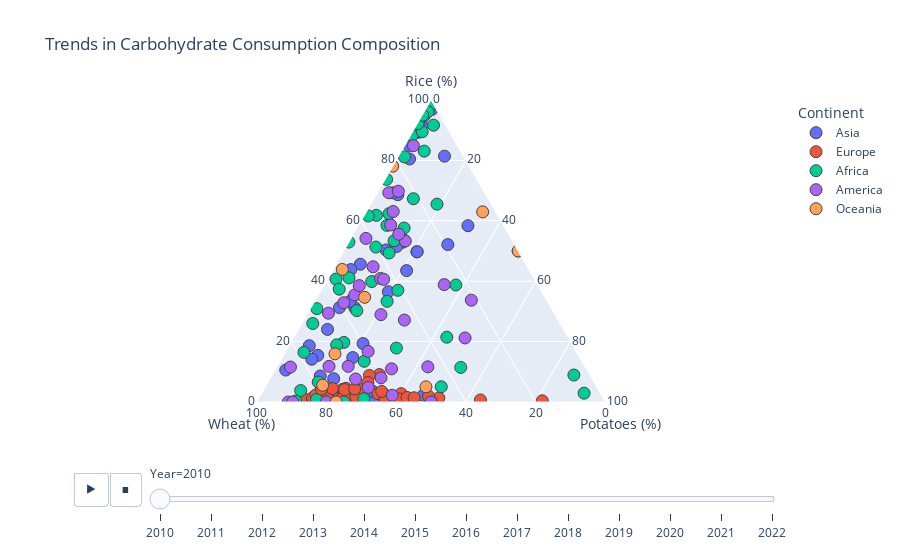

Source (notebook cell):
### Code cell
import plotly.express as px

# First reset the index if 'Year' and 'Area' are in the index
if isinstance(carb_df.index, pd.MultiIndex):
    carb_df = carb_df.reset_index()

# Create the animated ternary plot
fig = px.scatter_ternary(
    carb_df,
    a="Rice and products",
    b="Wheat and products",
    c="Potatoes and products",
    hover_name="Area",
    animation_frame="Year",  # This creates the slider
    size_max=15,
    color="Continent",  # Optional: color by area for better distinction
    title="Trends in Carbohydrate Consumption Composition"
)

# Improve the animation settings
fig.update_layout(
    ternary=dict(
        aaxis_title="Rice (%)",
        baxis_title="Wheat (%)",
        caxis_title="Potatoes (%)",
        sum=100  # Assuming your data represents percentages
    ),
    sliders=[{
        "active": 0,
        "steps": [{"args": [[frame.name], {"frame": {"duration": 0}}],
                 "label": frame.name,
                 "method": "animate"} for frame in fig.frames]
    }]
)

# Optional: Adjust marker size and animation speed
fig.update_traces(marker=dict(size=12, line=dict(width=1)))
fig.layout.updatemenus[0].buttons[0].args[1]['frame']['duration'] = 500
fig.layout.updatemenus[0].buttons[0].args[1]['transition']['duration'] = 500

fig.write_html("plots/yearly_ternary_plot.html")
fig.show()

### Figure 1 — Plotly figure (JSON) as saved in the notebook; plotly's stock layout.template omitted (floating-point values rounded to 4 significant figures)
{"data": [{"a": [761.0, 29.0, 50170.0, 8152.0, 194000.0, 516.0, 25.0, 1809.0, 191700.0, 3159.0, 136100.0, 55850.0, 4271.0, 1482.0, 173.0, 11740.0, 203.0, 294.0, 279.0, 60.0, 3109.0, 7.0, 4238.0, 23.0, 0.0, 29980.0, 4901.0, 243.0, 4830.0, 17630.0, 6861.0, 1520.0, 4192.0, 497.0, 94.0, 21830.0, 287.0, 80.0, 1296.0, 234.0, 30140.0, 581.0], "b": [6209.0, 3129.0, 3347.0, 31.0, 113800.0, 418.0, 45.0, 1356.0, 112000.0, 553.0, 81720.0, 5491.0, 13210.0, 6012.0, 1660.0, 7766.0, 898.0, 6761.0, 336.0, 1393.0, 15.0, 623.0, 1557.0, 39.0, 507.0, 403.0, 1798.0, 684.0, 23360.0, 2875.0, 7137.0, 2948.0, 829.0, 4470.0, 1723.0, 1635.0, 14.0, 1454.0, 1509.0, 8390.0, 3154.0, 3160.0], "c": [220.0, 960.0, 8118.0, 1.0, 82310.0, 252.0, 10.0, 427.0, 81620.0, 1699.0, 39640.0, 1161.0, 4604.0, 459.0, 409.0, 3288.0, 279.0, 2914.0, 149.0, 1273.0, 39.0, 318.0, 380.0, 7.0, 186.0, 564.0, 2704.0, 84.0, 3065.0, 243.0, 1043.0, 395.0, 188.0, 804.0, 836.0, 366.0, 2.0, 323.0, 150.0, 1724.0, 401.0, 358.0], "hovertemplate": "<b>%{hovertext}</b><br><br>Continent=Asia<br>Year=2010<br>Rice and products=%{a}<br>Wheat and products=%{b}<br>Potatoes and products=%{c}<extra></extra>", "hovertext": ["Afghanistan", "Azerbaijan", "Bangladesh", "Cambodia", "China", "China, Hong Kong SAR", "China, Macao SAR", "China, Taiwan Province of", "China, mainland", "Democratic People's Republic of Korea", "India", "Indonesia", "Iran (Islamic Republic of)", "Iraq", "Israel", "Japan", "Jordan", "Kazakhstan", "Kuwait", "Kyrgyzstan", "Lao People's Democratic Republic", "Lebanon", "Malaysia", "Maldives", "Mongolia", "Myanmar", "Nepal", "Oman", "Pakistan", "Philippines", "Republic of Korea", "Saudi Arabia", "Sri Lanka", "Syrian Arab Republic", "Tajikistan", "Thailand", "Timor-Leste", "Turkmenistan", "United Arab Emirates", "Uzbekistan", "Viet Nam", "Yemen"], "legendgroup": "Asia", "marker": {"color": "#636efa", "line": {"width": 1}, "size": 12, "symbol": "circle"}, "mode": "markers", "name": "Asia", "showlegend": true, "subplot": "ternary", "type": "scatterternary"}, {"a": [36.0, 16.0, 60.0, 39.0, 374.0, 11.0, 28.0, 16.0, 9.0, 77.0, 52.0, 5.0, 47.0, 751.0, 16.0, 463.0, 105.0, 47.0, 2.0, 30.0, 671.0, 1.0, 15.0, 3.0, 3.0, 2.0, 520.0, 17.0, 33.0, 288.0, 263.0, 18.0, 120.0, 1177.0, 19.0, 37.0, 21.0, 645.0, 116.0, 167.0, 1138.0, 213.0, 1606.0], "b": [734.0, 565.0, 1390.0, 1750.0, 5961.0, 1025.0, 2143.0, 726.0, 160.0, 3090.0, 5006.0, 249.0, 970.0, 18780.0, 959.0, 17930.0, 2432.0, 2699.0, 68.0, 2043.0, 11450.0, 529.0, 871.0, 107.0, 85.0, 172.0, 9269.0, 371.0, 2003.0, 10790.0, 1745.0, 712.0, 4637.0, 30140.0, 1537.0, 1295.0, 338.0, 10340.0, 2066.0, 1200.0, 21400.0, 11360.0, 16180.0], "c": [225.0, 619.0, 728.0, 7995.0, 1923.0, 378.0, 324.0, 235.0, 49.0, 877.0, 1307.0, 190.0, 680.0, 5959.0, 238.0, 7456.0, 1012.0, 594.0, 22.0, 649.0, 2933.0, 530.0, 597.0, 39.0, 33.0, 32.0, 2952.0, 208.0, 369.0, 8151.0, 888.0, 278.0, 3806.0, 29280.0, 892.0, 250.0, 142.0, 3846.0, 1129.0, 530.0, 4447.0, 20440.0, 7154.0], "hovertemplate": "<b>%{hovertext}</b><br><br>Continent=Europe<br>Year=2010<br>Rice and products=%{a}<br>Wheat and products=%{b}<br>Potatoes and products=%{c}<extra></extra>", "hovertext": ["Albania", "Armenia", "Austria", "Belarus", "Belgium", "Bosnia and Herzegovina", "Bulgaria", "Croatia", "Cyprus", "Czechia", "Denmark", "Estonia", "Finland", "France", "Georgia", "Germany", "Greece", "Hungary", "Iceland", "Ireland", "Italy", "Latvia", "Lithuania", "Luxembourg", "Malta", "Montenegro", "Netherlands (Kingdom of the)", "North Macedonia", "Norway", "Poland", "Portugal", "Republic of Moldova", "Romania", "Russian Federation", "Serbia", "Slovakia", "Slovenia", "Spain", "Sweden", "Switzerland", "Türkiye", "Ukraine", "United Kingdom of Great Britain and Northern Ireland"], "legendgroup": "Europe", "marker": {"color": "#EF553B", "line": {"width": 1}, "size": 12, "symbol": "circle"}, "mode": "markers", "name": "Europe", "showlegend": true, "subplot": "ternary", "type": "scatterternary"}, {"a": [144.0, 417.0, 944.0, 30.0, 560.0, 114.0, 52.0, 871.0, 17.0, 189.0, 80.0, 118.0, 3236.0, 745.0, 37.0, 5051.0, 37.0, 205.0, 90.0, 144.0, 1370.0, 2163.0, 270.0, 591.0, 12.0, 615.0, 164.0, 4459.0, 109.0, 1677.0, 232.0, 122.0, 83.0, 740.0, 19.0, 414.0, 7306.0, 135.0, 9.0, 1411.0, 0.0, 1239.0, 401.0, 1238.0, 224.0, 12.0, 270.0, 1509.0, 69.0, 184.0], "b": [8944.0, 675.0, 77.0, 99.0, 178.0, 27.0, 30.0, 437.0, 37.0, 120.0, 0.0, 165.0, 414.0, 583.0, 176.0, 18040.0, 41.0, 4609.0, 116.0, 81.0, 481.0, 188.0, 8.0, 1845.0, 106.0, 51.0, 1961.0, 168.0, 173.0, 210.0, 358.0, 144.0, 8829.0, 560.0, 88.0, 205.0, 4172.0, 69.0, 8.0, 537.0, 12.0, 64.0, 242.0, 3534.0, 47.0, 3321.0, 372.0, 915.0, 128.0, 502.0], "c": [3931.0, 851.0, 3.0, 23.0, 94.0, 33.0, 15.0, 204.0, 1.0, 45.0, 1.0, 7.0, 17.0, 124.0, 12.0, 3602.0, 22.0, 579.0, 13.0, 8.0, 8.0, 66.0, 3.0, 2726.0, 120.0, 1.0, 356.0, 238.0, 3447.0, 132.0, 31.0, 40.0, 1796.0, 200.0, 34.0, 45.0, 1015.0, 1307.0, 0.0, 89.0, 4.0, 2.0, 8.0, 2159.0, 5.0, 415.0, 168.0, 1471.0, 31.0, 22.0], "hovertemplate": "<b>%{hovertext}</b><br><br>Continent=Africa<br>Year=2010<br>Rice and products=%{a}<br>Wheat and products=%{b}<br>Potatoes and products=%{c}<extra></extra>", "hovertext": ["Algeria", "Angola", "Benin", "Botswana", "Burkina Faso", "Burundi", "Cabo Verde", "Cameroon", "Central African Republic", "Chad", "Comoros", "Congo", "Côte d'Ivoire", "Democratic Republic of the Congo", "Djibouti", "Egypt", "Eswatini", "Ethiopia", "Gabon", "Gambia", "Ghana", "Guinea", "Guinea-Bissau", "Kenya", "Lesotho", "Liberia", "Libya", "Madagascar", "Malawi", "Mali", "Mauritania", "Mauritius", "Morocco", "Mozambique", "Namibia", "Niger", "Nigeria", "Rwanda", "Sao Tome and Principe", "Senegal", "Seychelles", "Sierra Leone", "Somalia", "South Africa", "Togo", "Tunisia", "Uganda", "United Republic of Tanzania", "Zambia", "Zimbabwe"], "legendgroup": "Africa", "marker": {"color": "#00cc96", "line": {"width": 1}, "size": 12, "symbol": "circle"}, "mode": "markers", "name": "Africa", "showlegend": true, "subplot": "ternary", "type": "scatterternary"}, {"a": [0.0, 582.0, 16.0, 1.0, 17.0, 441.0, 11650.0, 609.0, 299.0, 2258.0, 354.0, 886.0, 0.0, 851.0, 1586.0, 127.0, 0.0, 135.0, 404.0, 679.0, 188.0, 148.0, 1190.0, 422.0, 360.0, 68.0, 3015.0, 1.0, 0.0, 5.0, 134.0, 39.0, 6310.0, 124.0, 1460.0], "b": [8.0, 5186.0, 26.0, 27.0, 26.0, 616.0, 12530.0, 8266.0, 2255.0, 1555.0, 204.0, 875.0, 1.0, 653.0, 898.0, 219.0, 20.0, 523.0, 60.0, 269.0, 335.0, 197.0, 6843.0, 196.0, 198.0, 497.0, 1928.0, 0.0, 26.0, 11.0, 47.0, 139.0, 32070.0, 770.0, 1556.0], "c": [2.0, 1879.0, 17.0, 17.0, 5.0, 1022.0, 4286.0, 3728.0, 1184.0, 1996.0, 106.0, 218.0, 1.0, 67.0, 371.0, 93.0, 2.0, 502.0, 12.0, 32.0, 49.0, 39.0, 2052.0, 51.0, 56.0, 23.0, 3998.0, 1.0, 3.0, 1.0, 11.0, 55.0, 19070.0, 156.0, 579.0], "hovertemplate": "<b>%{hovertext}</b><br><br>Continent=America<br>Year=2010<br>Rice and products=%{a}<br>Wheat and products=%{b}<br>Potatoes and products=%{c}<extra></extra>", "hovertext": ["Antigua and Barbuda", "Argentina", "Bahamas", "Barbados", "Belize", "Bolivia (Plurinational State of)", "Brazil", "Canada", "Chile", "Colombia", "Costa Rica", "Cuba", "Dominica", "Dominican Republic", "Ecuador", "El Salvador", "Grenada", "Guatemala", "Guyana", "Haiti", "Honduras", "Jamaica", "Mexico", "Nicaragua", "Panama", "Paraguay", "Peru", "Saint Kitts and Nevis", "Saint Lucia", "Saint Vincent and the Grenadines", "Suriname", "Trinidad and Tobago", "United States of America", "Uruguay", "Venezuela (Bolivarian Republic of)"], "legendgroup": "America", "marker": {"color": "#ab63fa", "line": {"width": 1}, "size": 12, "symbol": "circle"}, "mode": "markers", "name": "America", "showlegend": true, "subplot": "ternary", "type": "scatterternary"}, {"a": [520.0, 61.0, 0.0, 0.0, 11.0, 64.0, 151.0, 2.0, 57.0, 17.0], "b": [7320.0, 91.0, 44.0, 0.0, 48.0, 624.0, 184.0, 0.0, 16.0, 1.0], "c": [1510.0, 24.0, 13.0, 0.0, 10.0, 587.0, 9.0, 2.0, 0.0, 9.0], "hovertemplate": "<b>%{hovertext}</b><br><br>Continent=Oceania<br>Year=2010<br>Rice and products=%{a}<br>Wheat and products=%{b}<br>Potatoes and products=%{c}<extra></extra>", "hovertext": ["Australia", "Fiji", "French Polynesia", "Kiribati", "New Caledonia", "New Zealand", "Papua New Guinea", "Samoa", "Solomon Islands", "Vanuatu"], "legendgroup": "Oceania", "marker": {"color": "#FFA15A", "line": {"width": 1}, "size": 12, "symbol": "circle"}, "mode": "markers", "name": "Oceania", "showlegend": true, "subplot": "ternary", "type": "scatterternary"}], "layout": {"legend": {"title": {"text": "Continent"}, "tracegroupgap": 0}, "sliders": [{"active": 0, "currentvalue": {"prefix": "Year="}, "len": 0.9, "pad": {"b": 10, "t": 60}, "steps": [{"args": [["2010"], {"frame": {"duration": 0}}], "label": "2010", "method": "animate"}, {"args": [["2011"], {"frame": {"duration": 0}}], "label": "2011", "method": "animate"}, {"args": [["2012"], {"frame": {"duration": 0}}], "label": "2012", "method": "animate"}, {"args": [["2013"], {"frame": {"duration": 0}}], "label": "2013", "method": "animate"}, {"args": [["2014"], {"frame": {"duration": 0}}], "label": "2014", "method": "animate"}, {"args": [["2015"], {"frame": {"duration": 0}}], "label": "2015", "method": "animate"}, {"args": [["2016"], {"frame": {"duration": 0}}], "label": "2016", "method": "animate"}, {"args": [["2017"], {"frame": {"duration": 0}}], "label": "2017", "method": "animate"}, {"args": [["2018"], {"frame": {"duration": 0}}], "label": "2018", "method": "animate"}, {"args": [["2019"], {"frame": {"duration": 0}}], "label": "2019", "method": "animate"}, {"args": [["2020"], {"frame": {"duration": 0}}], "label": "2020", "method": "animate"}, {"args": [["2021"], {"frame": {"duration": 0}}], "label": "2021", "method": "animate"}, {"args": [["2022"], {"frame": {"duration": 0}}], "label": "2022", "method": "animate"}], "x": 0.1, "xanchor": "left", "y": 0, "yanchor": "top"}], "ternary": {"aaxis": {"title": {"text": "Rice (%)"}}, "baxis": {"title": {"text": "Wheat (%)"}}, "caxis": {"title": {"text": "Potatoes (%)"}}, "domain": {"x": [0, 1], "y": [0, 1]}, "sum": 100}, "title": {"text": "Trends in Carbohydrate Consumption Composition"}, "updatemenus": [{"buttons": [{"args": [null, {"frame": {"duration": 500, "redraw": true}, "fromcurrent": true, "mode": "immediate", "transition": {"duration": 500, "easing": "linear"}}], "label": "&#9654;", "method": "animate"}, {"args": [[null], {"frame": {"duration": 0, "redraw": true}, "fromcurrent": true, "mode": "immediate", "transition": {"duration": 0, "easing": "linear"}}], "label": "&#9724;", "method": "animate"}], "direction": "left", "pad": {"r": 10, "t": 70}, "showactive": false, "type": "buttons", "x": 0.1, "xanchor": "right", "y": 0, "yanchor": "top"}]}}
